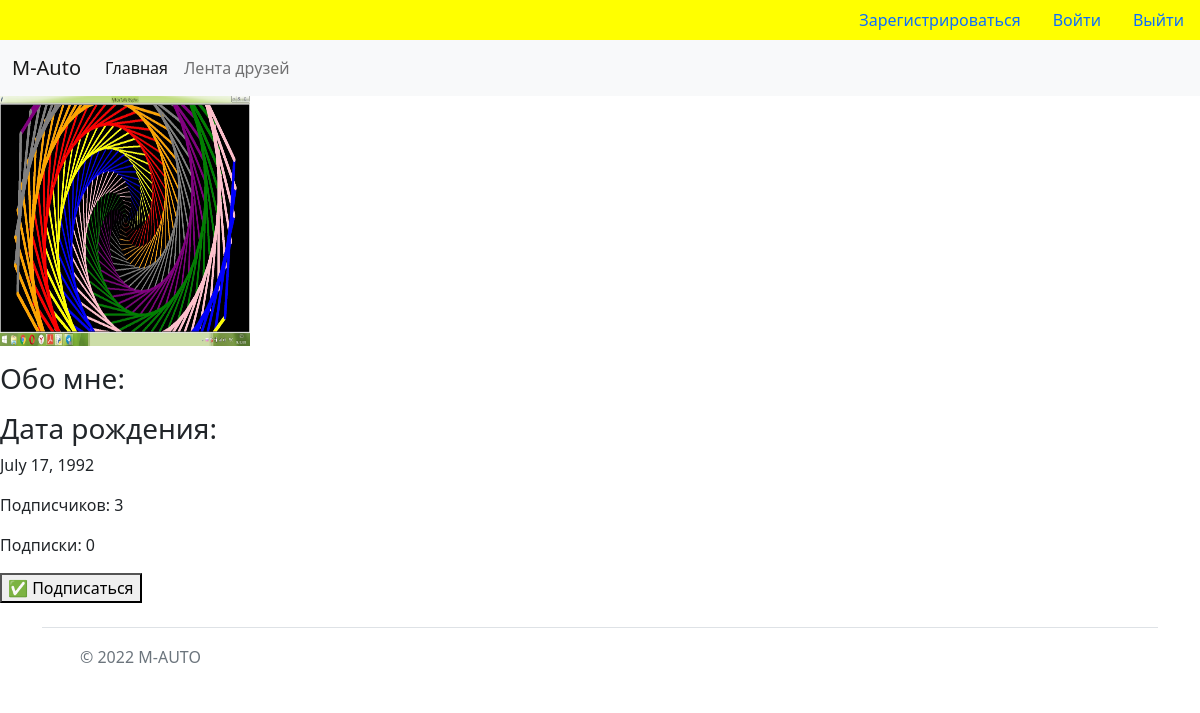
Screenshot of /core/profile/4/ with the database file from the repository.
### core/models.py (models this page shows, shortened)
class Profile(models.Model):
    user = models.OneToOneField(User, on_delete=models.CASCADE, related_name='profile')
    birth_date = models.DateField(blank=True, null=True)
    about = models.TextField(max_length=500, blank=True)
    avatar = models.ImageField(upload_to=user_avatar_path)
    subscriptions = models.ManyToManyField(User, blank=True, related_name='subscribers')
    def get_subscribers_count(self):
        subscribers_count = self.user.subscribers.count()
        return subscribers_count
    def get_subscriptions_count(self):
        subscriptions_count = self.subscriptions.count()
        return subscriptions_count

### core/views.py (the view)
# urls.py: path('profile/<int:profile_id>/', ProfileView.as_view(), name='profile-detail'),
class ProfileView(DetailView):
    model = Profile
    template_name = 'core/profile.html'
    pk_url_kwarg = 'profile_id'

### core/Templates/core/profile.html (shortened to what this page needs)
{% extends 'posts/base.html' %}
{% block page_content %}
    {% if profile.avatar %}
        <p><img src="{{ profile.avatar.url }}" style="width: 250px; height: 250px"></p>
    {% endif %}
    <h3>Обо мне:</h3>
    <h3>Дата рождения:</h3>
    <p>{{ profile.birth_date }}</p>
    <div>
        <div>
            <p>Подписчиков: {{ profile.get_subscribers_count }}</p>
            <p>Подписки: {{ profile.get_subscriptions_count }}</p>
        </div>
    </div>
    {% if profile.user != user %}
        <form action="{% url 'core:subscribe' profile.user.id %}" method="post">
            {% if profile.user in user.profile.subscriptions.all %}
                <button type="submit">❎ Отписаться</button>
            {% else %}
                <button type="submit">✅ Подписаться</button>
            {% endif %}
        </form>
    {% else %}
        <a href="{% url 'core:profile-update' profile.id %}">Изменить профиль</a>
    {% endif %}
{% endblock %}

### rows the page displays
Profile: avatar (picture), birth_date "July 17, 1992", get_subscribers_count "3", get_subscriptions_count "0"
